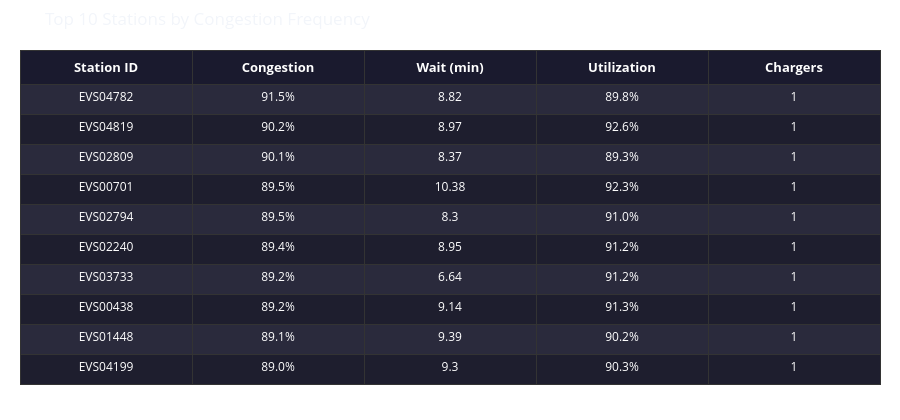

Notebook cell for this chart:
### Code cell
# ── Top 10 Stations by Congestion ──

top10_cong = (
    df.nlargest(10, "Congestion_Freq")
    [["Station_ID", "Congestion_Freq", "Avg_Wait_Time", "Avg_Utilization", "Number_of_Chargers"]]
    .reset_index(drop=True)
)

fig = go.Figure(go.Table(
    header=dict(
        values=["<b>Station ID</b>", "<b>Congestion</b>", "<b>Wait (min)</b>",
                "<b>Utilization</b>", "<b>Chargers</b>"],
        fill_color="#1a1a2e", font=dict(color="white", size=13),
        align="center", line_color="#333"
    ),
    cells=dict(
        values=[
            top10_cong["Station_ID"],
            (top10_cong["Congestion_Freq"] * 100).round(1).astype(str) + "%",
            top10_cong["Avg_Wait_Time"].round(2),
            (top10_cong["Avg_Utilization"] * 100).round(1).astype(str) + "%",
            top10_cong["Number_of_Chargers"],
        ],
        fill_color=[["#2a2a3c", "#1e1e2e"] * 5],
        font=dict(color="white", size=12),
        align="center", line_color="#333", height=30,
    )
))
fig.update_layout(
    title="Top 10 Stations by Congestion Frequency",
    height=420, margin=dict(l=20, r=20, t=50, b=20),
    paper_bgcolor="rgba(0,0,0,0)",
)
fig.show()

### Figure 1 — Plotly figure (JSON) as saved in the notebook; plotly's stock layout.template omitted (floating-point values rounded to 4 significant figures)
{"data": [{"cells": {"align": "center", "fill": {"color": [["#2a2a3c", "#1e1e2e", "#2a2a3c", "#1e1e2e", "#2a2a3c", "#1e1e2e", "#2a2a3c", "#1e1e2e", "#2a2a3c", "#1e1e2e"]]}, "font": {"color": "white", "size": 12}, "height": 30, "line": {"color": "#333"}, "values": [["EVS04782", "EVS04819", "EVS02809", "EVS00701", "EVS02794", "EVS02240", "EVS03733", "EVS00438", "EVS01448", "EVS04199"], ["91.5%", "90.2%", "90.1%", "89.5%", "89.5%", "89.4%", "89.2%", "89.2%", "89.1%", "89.0%"], [8.82, 8.97, 8.37, 10.38, 8.3, 8.95, 6.64, 9.14, 9.39, 9.3], ["89.8%", "92.6%", "89.3%", "92.3%", "91.0%", "91.2%", "91.2%", "91.3%", "90.2%", "90.3%"], [1, 1, 1, 1, 1, 1, 1, 1, 1, 1]]}, "header": {"align": "center", "fill": {"color": "#1a1a2e"}, "font": {"color": "white", "size": 13}, "line": {"color": "#333"}, "values": ["<b>Station ID</b>", "<b>Congestion</b>", "<b>Wait (min)</b>", "<b>Utilization</b>", "<b>Chargers</b>"]}, "type": "table"}], "layout": {"height": 420, "margin": {"b": 20, "l": 20, "r": 20, "t": 50}, "paper_bgcolor": "rgba(0,0,0,0)", "title": {"text": "Top 10 Stations by Congestion Frequency"}}}
